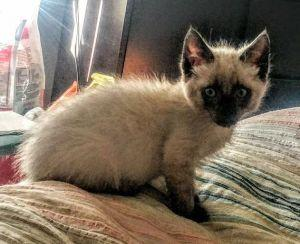
#> input picture asset/dataset/CPYY/46496336_24994_jpg.rf.03d49b8053d4fd40dae95b0a1a64a478.jpg, 300 x 244 px, given in place of bengal (113).jpg, which was not available
$ python tes.py
#> lines starting #> are read from the running program, lines starting #| are printed output that depends on the picture; after the words box and inside, x2 and y2 are one past the last pixel; in counts of white or black regions, pixels touching at a corner belong together; pictures that were not available may be replaced by others from this repository, and a replacement may not be noted
import cv2
import numpy as np
ccpath = '..\\Cat_Identifier\\asset\\haardata\\haarcascade_frontalcatface.xml'
ccepath = '..\\Cat_Identifier\\asset\\haardata\\haarcascade_frontalcatface_extended.xml'
cat_cascade = cv2.CascadeClassifier(ccpath)
cat_ext_cascade = cv2.CascadeClassifier(ccepath)
pathimg = '..\\Cat_Identifier\\asset\\dataset\\bengal55\\bengal (113).jpg'

img = cv2.imread(pathimg, 1)
#> img is the input picture: shape (244, 300, 3); mean B, G, R 97, 113.1, 126.2
gray = cv2.cvtColor(img, cv2.COLOR_BGR2GRAY)
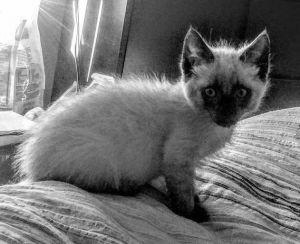
#> gray: shape (244, 300); min 0, max 255, mean 115.2

# SF 1.01 || N = 3 - 6
faces = cat_cascade.detectMultiScale(gray, scaleFactor=1.2, minNeighbors=6)
#> faces = ()
faces_ext = cat_ext_cascade.detectMultiScale(
    gray, scaleFactor=1.1, minNeighbors=3)
#> faces_ext = [[188, 59, 80, 80]]

# print(type(faces))
# print(faces)

# HAAR CAT FACE DETECTION
for (x, y, w, h) in faces:
    # BLUE
    img = cv2.rectangle(img, (x, y), (x+w, y+h), (255, 0, 0), 2)
    #cv2.putText(img, 'Ras Kucing "Y" Terdeteksi', (x, y-3), cv2.FONT_HERSHEY_SIMPLEX, 0.5, (0,255,0), 1)
    faces = img[y:y+h, x:x+w]
    cv2.imshow("face", faces)
#> this loop made 0 passes
    #cv2.imwrite('faces.jpg', faces)

for (x, y, w, h) in faces_ext:
    # GREEN
    img = cv2.rectangle(img, (x, y), (x+w, y+h), (0, 255, 0), 2)
#> this loop made 1 pass
#> pass 1, `img = cv2.rectangle(img, (x, y), (x+w, y+h), (0, 255, 0), 2)`:
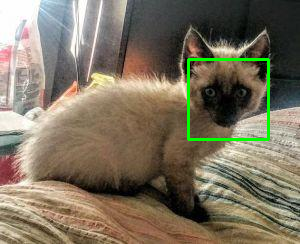
#> img: shape (244, 300, 3); 1.31% of pixels changed, all inside (x1, y1, x2, y2) = (187, 58, 270, 141)
    # faces = img[y:y+h, x:x+w]
    # cv2.imshow("face", faces)
    # cv2.imwrite('faces.jpg', faces)
detpath = "Cat_Identifier\\code\\faces.jpg"

det = cv2.imread(detpath)
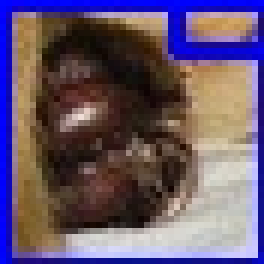
#> input picture code/faces.jpg, 44 x 44 px, found by its file name (shown 6 times larger)
#> det is the input picture: shape (44, 44, 3); mean B, G, R 108.7, 86.5, 103.8

# APPLY OTSU THRESHOLDING
#cv2.imwrite('detected_faces.jpg', img)
cv2.imshow("Cat face", img)
cv2.waitKey(0)
